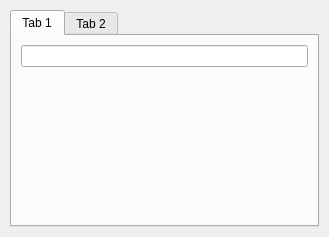
<?xml version="1.0" encoding="UTF-8"?>
<ui version="4.0">
 <class>t2</class>
 <widget class="QWidget" name="t2">
  <property name="geometry">
   <rect>
    <x>0</x>
    <y>0</y>
    <width>329</width>
    <height>237</height>
   </rect>
  </property>
  <property name="windowTitle">
   <string>task_2</string>
  </property>
  <layout class="QVBoxLayout" name="verticalLayout">
   <property name="spacing">
    <number>10</number>
   </property>
   <property name="leftMargin">
    <number>10</number>
   </property>
   <property name="topMargin">
    <number>10</number>
   </property>
   <property name="rightMargin">
    <number>10</number>
   </property>
   <property name="bottomMargin">
    <number>10</number>
   </property>
   <item>
    <widget class="QTabWidget" name="tabWidget">
     <property name="currentIndex">
      <number>0</number>
     </property>
     <widget class="QWidget" name="tab">
      <attribute name="title">
       <string>Tab 1</string>
      </attribute>
      <layout class="QVBoxLayout" name="verticalLayout_2">
       <item>
        <widget class="QLineEdit" name="lineEdit"/>
       </item>
       <item>
        <widget class="QLabel" name="label">
         <property name="text">
          <string/>
         </property>
         <property name="alignment">
          <set>Qt::AlignCenter</set>
         </property>
        </widget>
       </item>
      </layout>
     </widget>
     <widget class="QWidget" name="tab_2">
      <attribute name="title">
       <string>Tab 2</string>
      </attribute>
      <layout class="QGridLayout" name="gridLayout" columnstretch="0,1,0">
       <property name="sizeConstraint">
        <enum>QLayout::SetDefaultConstraint</enum>
       </property>
       <item row="0" column="0">
        <widget class="QSpinBox" name="spinBoxN">
         <property name="minimum">
          <number>2</number>
         </property>
         <property name="maximum">
          <number>16</number>
         </property>
        </widget>
       </item>
       <item row="0" column="1" rowspan="4" colspan="2">
        <widget class="QTableWidget" name="tableWidget">
         <property name="sizeAdjustPolicy">
          <enum>QAbstractScrollArea::AdjustIgnored</enum>
         </property>
         <property name="alternatingRowColors">
          <bool>true</bool>
         </property>
         <property name="showGrid">
          <bool>true</bool>
         </property>
         <property name="rowCount">
          <number>2</number>
         </property>
         <property name="columnCount">
          <number>2</number>
         </property>
         <attribute name="horizontalHeaderVisible">
          <bool>true</bool>
         </attribute>
         <row/>
         <row/>
         <column/>
         <column/>
        </widget>
       </item>
       <item row="1" column="0">
        <widget class="QSpinBox" name="spinBoxM">
         <property name="minimum">
          <number>2</number>
         </property>
         <property name="maximum">
          <number>16</number>
         </property>
        </widget>
       </item>
       <item row="3" column="0">
        <widget class="QPushButton" name="pushButton">
         <property name="text">
          <string>Sort</string>
         </property>
        </widget>
       </item>
      </layout>
     </widget>
    </widget>
   </item>
  </layout>
 </widget>
 <resources/>
 <connections/>
</ui>
